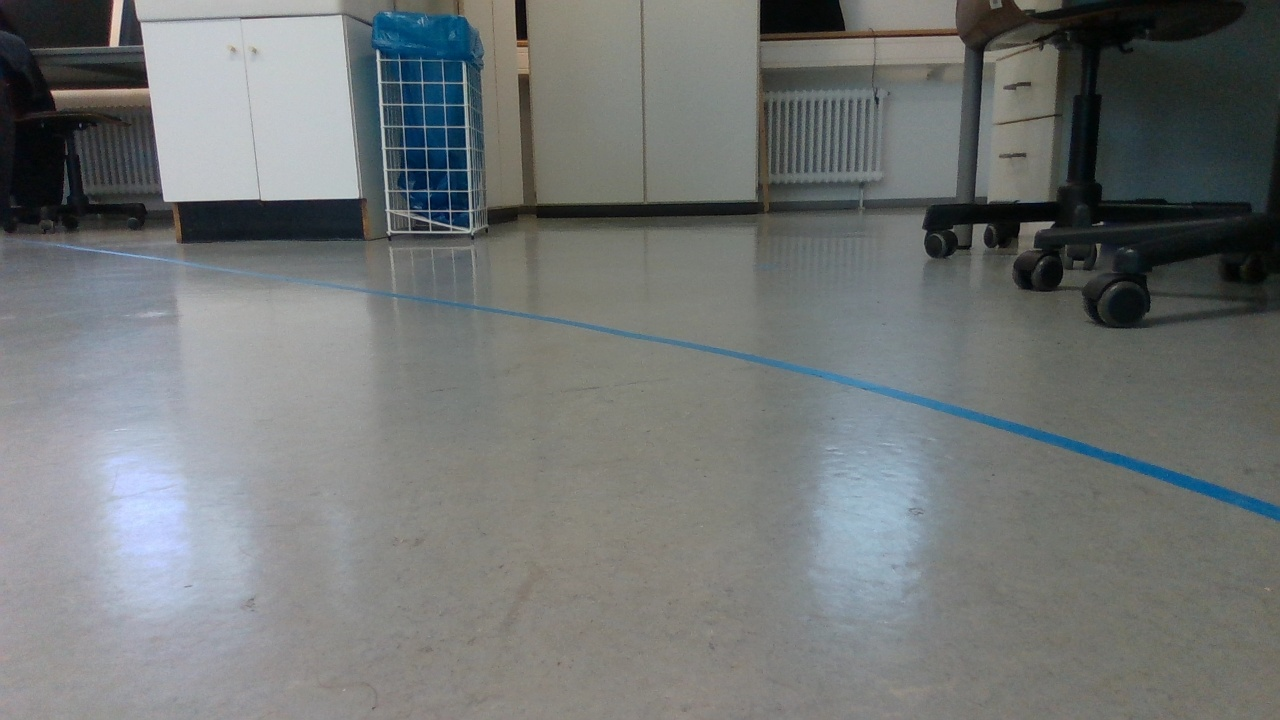
#> input picture data/LinkLabel/clips/241203/03e89073-test_98.jpg, 1280 x 720 px, given in place of d3b4989f-test_0.jpg, which was not available
$ python LinkLabelStudio.py
#> lines starting #> are read from the running program, lines starting #| are printed output that depends on the picture
import json
import cv2
import os
import numpy as np

global current_img

def convert(path: str, clip_path: str, show: bool = False):
    project: dict = readJSON(path)
#> (reads data/LinkLabel/project-5-at-2024-12-04-05-55-e9304360.json from the repository)
    if not os.path.exists(os.path.splitext(path)[0] + '_converted.json'):
        for picture in project:
            convert_pic(picture, path, clip_path, show)
#> in convert_pic, current_img is the input picture: shape (720, 1280, 3); mean B, G, R 117.2, 117.7, 114
#> in convert_pic, `cv2.imshow(picture["file_upload"], current_img)`:
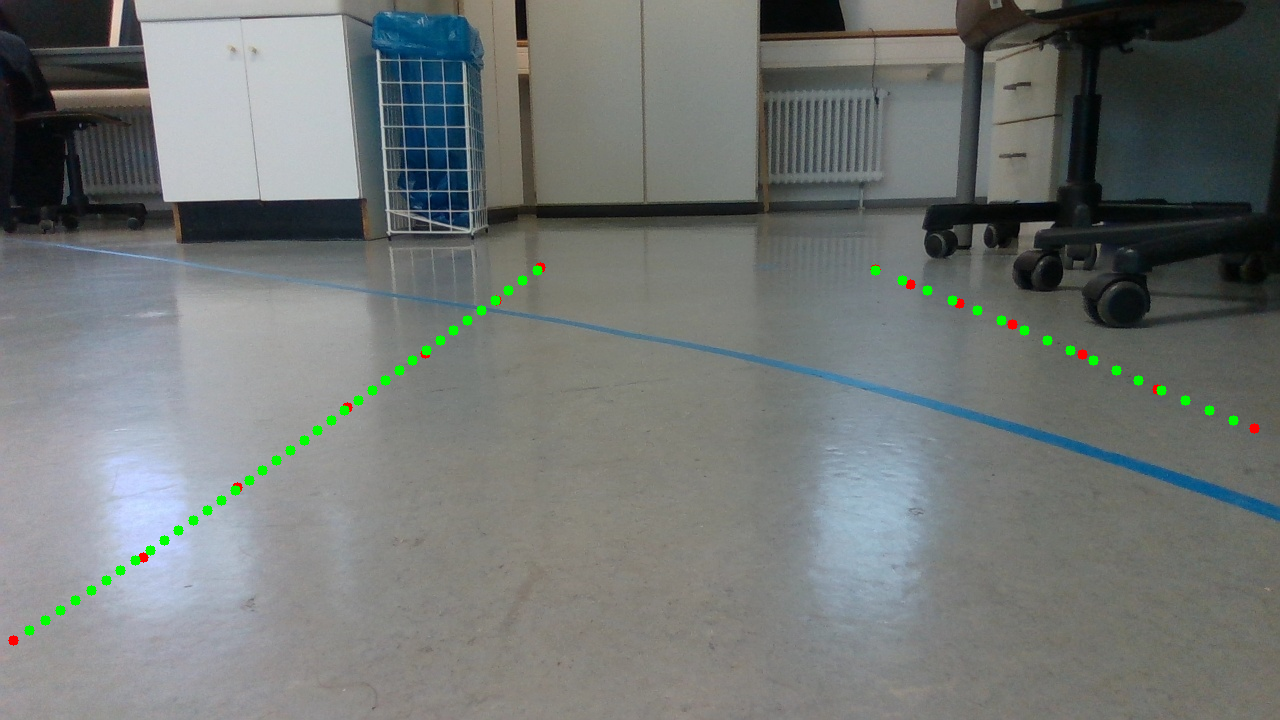
#> window 'd3b4989f-test_0.jpg': shape (720, 1280, 3); mean B, G, R 116.4, 118.1, 113.5
#> pass 2 of the loop in convert, `for picture in project:`:
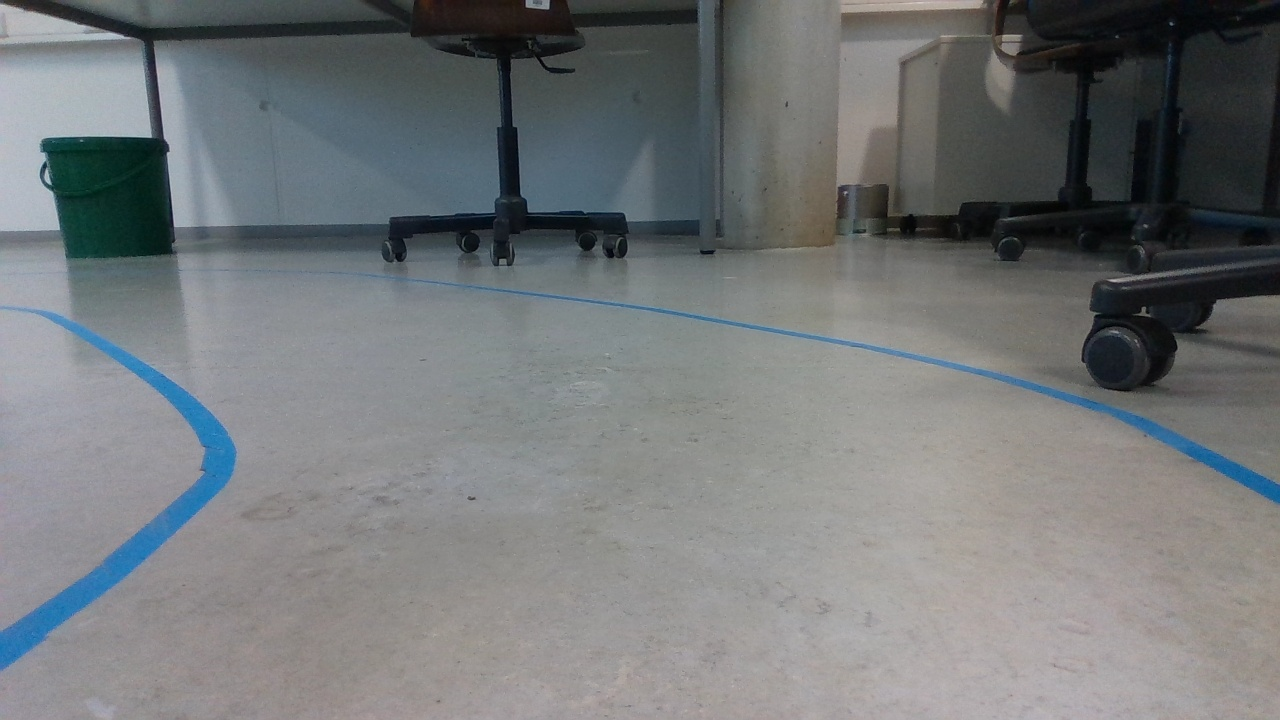
#> input picture data/LinkLabel/clips/241203/07b44ca3-test_21.jpg, 1280 x 720 px, given in place of d86290a7-test_9.jpg, which was not available
#> in convert_pic, current_img is the input picture: shape (720, 1280, 3); mean B, G, R 121, 119.5, 116.1
#> in convert_pic (call 2), `cv2.imshow(picture["file_upload"], current_img)`:
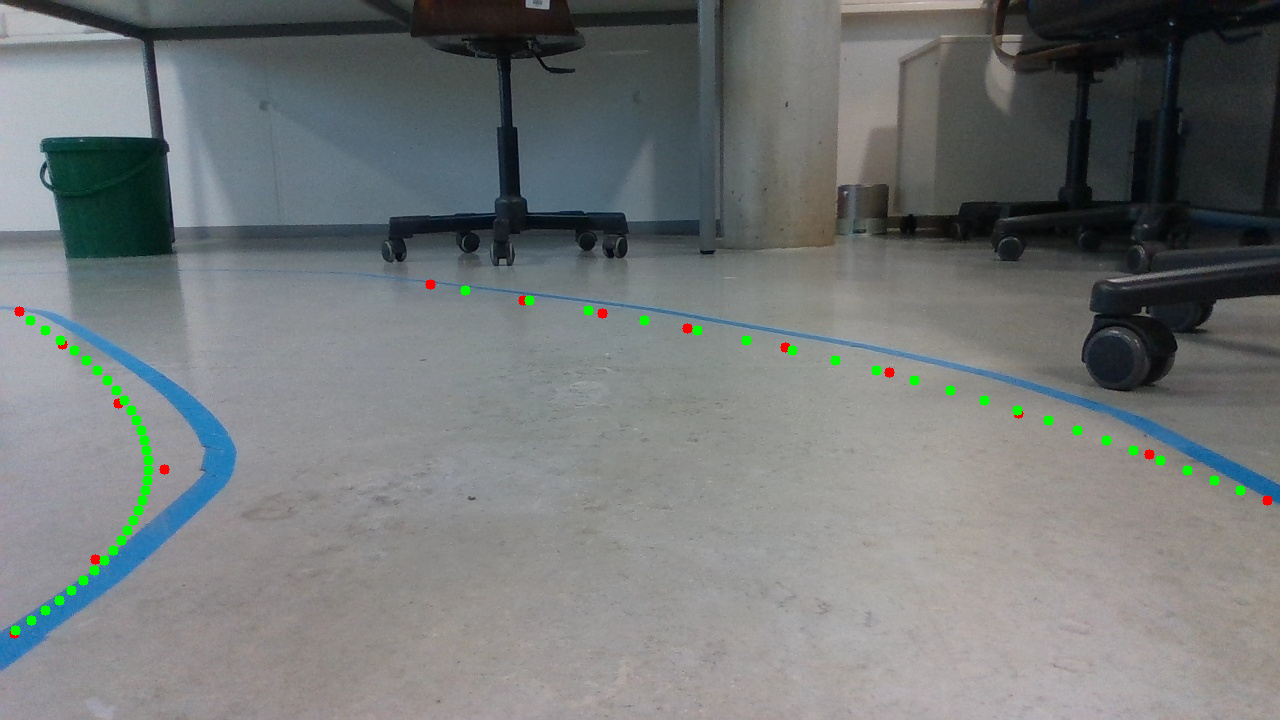
#> window 'd86290a7-test_9.jpg': shape (720, 1280, 3); mean B, G, R 120.1, 119.8, 115.6
    else:
        print("Already converted")

def readJSON(path: str) -> dict:
    with open(path) as f:
        return json.load(f)

def convert_pic(picture: dict, path: str, clip_path: str, show: bool):
    global current_img
    print(f'convert picture with id {picture["id"]} and name {picture["file_upload"]}')
    if show:
        current_img = cv2.imread(clip_path + picture["file_upload"])
    for annotation in picture["annotations"]:
        convert_annotation(annotation, path, (clip_path + picture["file_upload"]).replace("data/LinkLabel/", ""), show)
    if show:
        cv2.imshow(picture["file_upload"], current_img)
        cv2.waitKey(0)
        cv2.destroyAllWindows()

def convert_annotation(annotation: dict, path: str, pic_path: str, show: bool):
    print(f'\t convert annotation with id {annotation["id"]}')
    lanes = {}
    for result in annotation["result"]:
        label = result["value"]["keypointlabels"]
        if len(label) > 1:
            raise Exception("Label has more than one element")
        label = label[0]

        if label not in lanes:
            lanes[label] = []
        #collect all points sorted by label
        lanes[label].append((round(result["value"]["x"]*result["original_width"]/100), round(result["value"]["y"]*result["original_height"]/100)))
        if show:
            cv2.circle(current_img, lanes[label][-1], radius=5, color=(0, 0, 255), thickness=-1)

    adjusted_lanes, h_samples = adjust_y_samples(lanes)
    #create line for target_file
    dic = {}
    dic["lanes"] = adjusted_lanes
    dic["h_samples"] = h_samples
    dic["raw_file"] = pic_path
    with open(os.path.splitext(path)[0] + '_converted.json', "a") as f:
        j = json.dumps(dic)
        f.write(j +'\n')


def adjust_y_samples(lanes: list, y_samples: list[int]=list(range(160, 720, 10))) -> dict:
    global current_img
    adjusted_lanes = []
    for l_name, lane in lanes.items():
        orig_y = [point[1] for point in lane]
        valid_lane = [(point[1], point[0]) for point in lane if point[0] != -2] #exchange x and y for easier x calculation
        if len(valid_lane) > 2:
            pol = numpy_polyfit(valid_lane, 3)
            x_lane: list[int] = [-2] * len(y_samples)
            for y in y_samples:
                if y > min(orig_y) and y < max(orig_y): # dont predict line
                    x = int(pol(y))
                    if x >= 0: # dont predict line outside of image
                        x_lane[y_samples.index(y)] = x
                        if current_img is not None:
                            cv2.circle(current_img, (x, y), radius=5, color=(0, 255, 0), thickness=-1)
            adjusted_lanes.append(x_lane)
    return adjusted_lanes, y_samples


def numpy_polyfit(points, degree=None):
    x_vals, y_vals = zip(*points)  # Separate x and y values
    if degree is None:
        degree = len(points) - 1  # Degree is n-1 for n points

    coefficients = np.polyfit(x_vals, y_vals, degree)
    polynomial = np.poly1d(coefficients)
    return polynomial

convert('data/LinkLabel/project-5-at-2024-12-04-05-55-e9304360.json', 'data/LinkLabel/clips/241203/', True)
